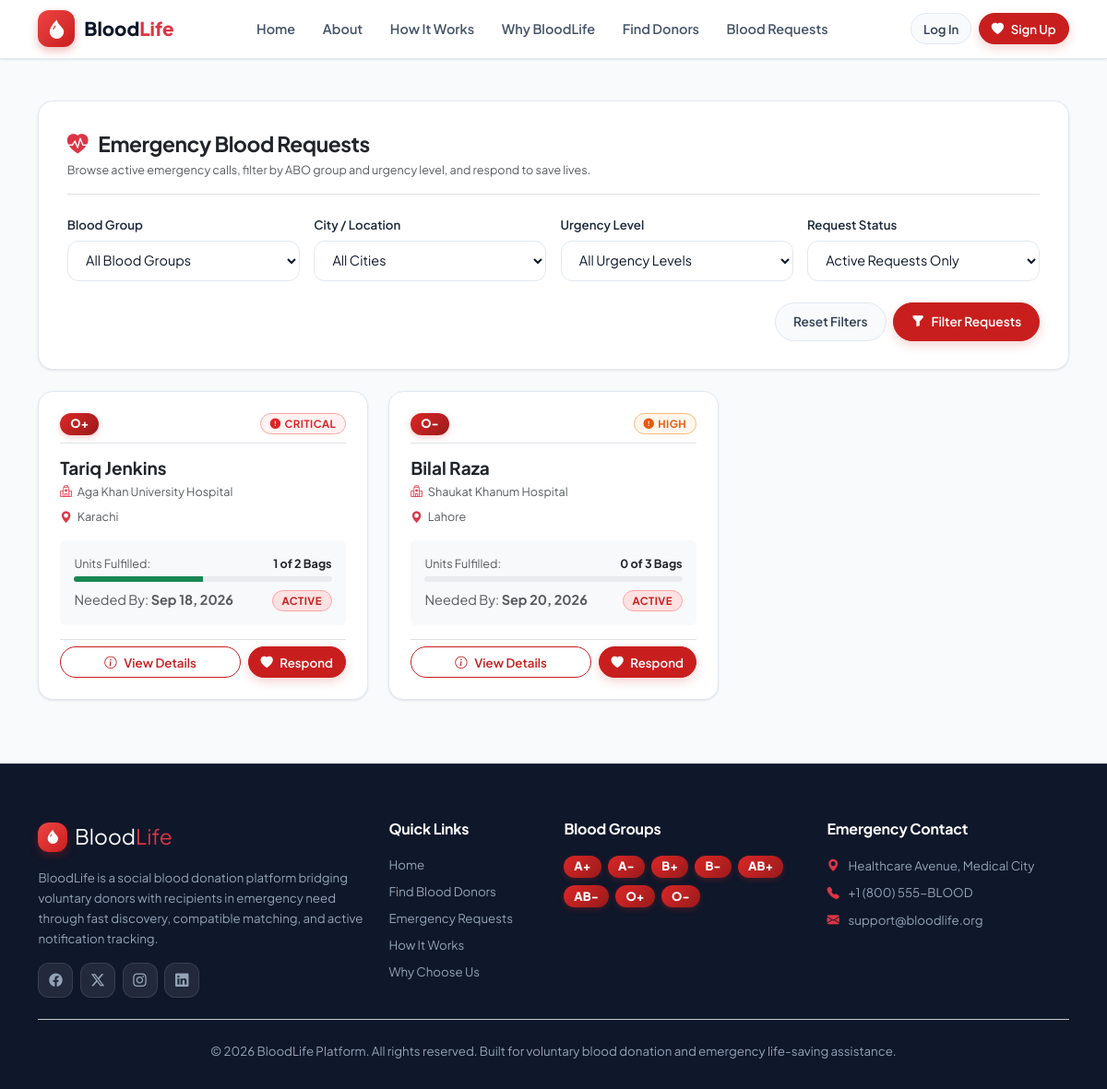
Screenshot of /requests.php with the database file from the repository.
### tables this page shows
CREATE TABLE `blood_requests` (
    `id` BIGINT UNSIGNED AUTO_INCREMENT PRIMARY KEY,
    `requester_id` BIGINT UNSIGNED NOT NULL,
    `patient_name` VARCHAR(100) NOT NULL,
    `blood_group_id` INT UNSIGNED NOT NULL,
    `units_required` INT UNSIGNED NOT NULL DEFAULT 1,
    `units_fulfilled` INT UNSIGNED NOT NULL DEFAULT 0,
    `urgency_level` ENUM('low', 'medium', 'high', 'critical') NOT NULL DEFAULT 'medium',
    `hospital_name` VARCHAR(150) NOT NULL,
    `hospital_address` TEXT NOT NULL,
    `city` VARCHAR(100) NOT NULL,
    `contact_number` VARCHAR(20) NOT NULL,
    `required_date` DATE NOT NULL,
    `medical_reason` TEXT NULL DEFAULT NULL,
    `status` ENUM('active', 'partially_fulfilled', 'fulfilled', 'cancelled', 'expired') NOT NULL DEFAULT 'active',
    `created_at` TIMESTAMP NOT NULL DEFAULT CURRENT_TIMESTAMP,
    `updated_at` TIMESTAMP NOT NULL DEFAULT CURRENT_TIMESTAMP ON UPDATE CURRENT_TIMESTAMP,
    CONSTRAINT `fk_requests_requester` FOREIGN KEY (`requester_id`) REFERENCES `users` (`id`) ON DELETE CASCADE ON UPDATE CASCADE,
    CONSTRAINT `fk_requests_blood_group` FOREIGN KEY (`blood_group_id`) REFERENCES `blood_groups` (`id`) ON DELETE RESTRICT ON UPDATE CASCADE,
    INDEX `idx_request_filtering` (`status`, `urgency_level`, `blood_group_id`, `city`),
    INDEX `idx_request_date` (`required_date`, `created_at`)
);

CREATE TABLE `blood_groups` (
    `id` INT UNSIGNED AUTO_INCREMENT PRIMARY KEY,
    `code` VARCHAR(5) NOT NULL UNIQUE,
    `display_name` VARCHAR(20) NOT NULL,
    `can_donate_to` JSON NOT NULL COMMENT 'Array of blood group codes this group can donate to',
    `can_receive_from` JSON NOT NULL COMMENT 'Array of blood group codes this group can receive from',
    `description` TEXT NULL,
    `created_at` TIMESTAMP NOT NULL DEFAULT CURRENT_TIMESTAMP
);

### app/controllers/RequestController.php (called while the page is built, shortened)
<?php
require_once __DIR__ . '/../helpers/SecurityHelper.php';
require_once __DIR__ . '/../helpers/FormatHelper.php';
require_once __DIR__ . '/../models/BloodRequest.php';
class RequestController {
    public static function index(): void {
        $page = max(1, (int)($_GET['page'] ?? 1));
        $limit = 12;
        $offset = ($page - 1) * $limit;
        $city = trim($_GET['city'] ?? '');
        $urgency = trim($_GET['urgency'] ?? '');
        $status = trim($_GET['status'] ?? 'active');
        $bloodGroupId = (int)($_GET['blood_group_id'] ?? 0);
        $filters = [
            'blood_group_id' => $bloodGroupId,
            'city'           => $city,
            'urgency_level'  => $urgency,
            'status'         => $status
        ];
        $requests = BloodRequest::getAll($filters, $limit, $offset);
        require_once ROOT_PATH . '/views/requests/index.php';
    }
}

### public/requests.php (called while the page is built)
<?php
require_once __DIR__ . '/../app/controllers/RequestController.php';
RequestController::index();

### app/models/BloodRequest.php (called while the page is built, shortened)
<?php
class BloodRequest {
    public static function getAll(array $filters = [], int $limit = 20, int $offset = 0): array {
        $pdo = Database::getInstance();
        $where = ["1=1"];
        $params = [];
        if (!empty($filters['status'])) {
            $where[] = "r.status = :status";
            $params['status'] = trim($filters['status']);
        }
        $whereClause = implode(" AND ", $where);
        $sql = "
            SELECT r.*, bg.code as blood_group, bg.display_name as blood_group_name,
                   p.full_name as requester_name, p.avatar as requester_avatar,
                   (SELECT COUNT(*) FROM request_responses rr WHERE rr.request_id = r.id) as response_count
            FROM blood_requests r
            JOIN blood_groups bg ON r.blood_group_id = bg.id
            JOIN user_profiles p ON r.requester_id = p.user_id
            WHERE {$whereClause}
            ORDER BY
                FIELD(r.urgency_level, 'critical', 'high', 'medium', 'low'),
                r.created_at DESC
            LIMIT :limit OFFSET :offset
        ";
        $stmt = $pdo->prepare($sql);
        foreach ($params as $key => $val) {
            $stmt->bindValue(':' . $key, $val);
        }
        $stmt->bindValue(':limit', (int)$limit, PDO::PARAM_INT);
        $stmt->bindValue(':offset', (int)$offset, PDO::PARAM_INT);
        $stmt->execute();
        return $stmt->fetchAll();
    }
}

### app/helpers/SecurityHelper.php (called while the page is built, shortened)
<?php
class SecurityHelper {
    public static function e(?string $value): string {
        return htmlspecialchars($value, ENT_QUOTES | ENT_SUBSTITUTE, 'UTF-8');
    }
}
function e(?string $value): string {
    return SecurityHelper::e($value);
}

### views/requests/index.php (the view, shortened to what this page needs)
<?php
require_once ROOT_PATH . '/views/includes/header.php';
?>
<main class="py-5">
    <div class="container">
        <div class="bl-card bl-card-lg mb-4">
            <div class="d-flex align-items-center justify-content-between flex-wrap gap-3 mb-4 pb-3 border-bottom">
                <div>
                    <h1 class="h2 text-dark mb-1"><i class="bi bi-heart-pulse-fill text-danger me-2"></i> Emergency Blood Requests</h1>
                    <p class="text-muted small mb-0">Browse active emergency calls, filter by ABO group and urgency level, and respond to save lives.</p>
                </div>
            </div>
            <form action="<?= APP_URL ?>/requests.php" method="GET" class="row g-3">
                <div class="col-lg-3 col-md-6">
                    <label class="bl-form-label">Blood Group</label>
                    <select name="blood_group_id" class="bl-form-select">
                        <option value="">All Blood Groups</option>
                    </select>
                </div>
                <div class="col-lg-3 col-md-6">
                    <label class="bl-form-label">City / Location</label>
                    <select name="city" class="bl-form-select">
                        <option value="">All Cities</option>
                    </select>
                </div>
                <div class="col-lg-3 col-md-6">
                    <label class="bl-form-label">Urgency Level</label>
                    <select name="urgency" class="bl-form-select">
                        <option value="">All Urgency Levels</option>
                    </select>
                </div>
                <div class="col-lg-3 col-md-6">
                    <label class="bl-form-label">Request Status</label>
                    <select name="status" class="bl-form-select">
                        <option value="active" <?= $status === 'active' ? 'selected' : '' ?>>Active Requests Only</option>
                    </select>
                </div>
                <div class="col-12 d-flex justify-content-end gap-2 pt-2">
                    <a href="<?= APP_URL ?>/requests.php" class="bl-btn bl-btn-light">Reset Filters</a>
                    <button type="submit" class="bl-btn bl-btn-primary">
                        <i class="bi bi-funnel-fill"></i> Filter Requests
                    </button>
                </div>
            </form>
        </div>
        <?php if (empty($requests)): ?>
            <div class="bl-card bl-card-lg text-center">
                <i class="bi bi-heart-pulse text-muted display-3 mb-3"></i>
                <h3 class="h4 text-dark mb-2">No Matching Blood Requests</h3>
                <p class="text-muted small mb-4">There are currently no active blood requests matching your search criteria.</p>
                <a href="<?= APP_URL ?>/requests.php" class="bl-btn bl-btn-primary">View All Requests</a>
            </div>
        <?php else: ?>
            <div class="row g-4 mb-4">
                <?php foreach ($requests as $req): ?>
                    <div class="col-lg-4 col-md-6">
                        <div class="bl-card h-100 mb-0 d-flex flex-column justify-content-between">
                            <div>
                                <div class="d-flex align-items-center justify-content-between mb-3 pb-2 border-bottom">
                                    <span class="bl-badge bl-badge-blood"><?= e($req['blood_group']) ?></span>
                                    <?= FormatHelper::urgencyBadge($req['urgency_level']) ?>
                                </div>
                                <h4 class="h5 fw-bold text-dark mb-1"><?= e($req['patient_name']) ?></h4>
                                <p class="text-muted small mb-2"><i class="bi bi-hospital text-danger me-1"></i> <?= e($req['hospital_name']) ?></p>
                                <p class="text-muted small mb-3"><i class="bi bi-geo-alt-fill text-danger me-1"></i> <?= e($req['city']) ?></p>
                                <div class="bg-light p-3 rounded mb-3">
                                    <div class="d-flex justify-content-between text-muted small mb-1">
                                        <span>Units Fulfilled:</span>
                                        <span class="fw-bold text-dark"><?= e($req['units_fulfilled']) ?> of <?= e($req['units_required']) ?> Bags</span>
                                    </div>
                                    <div class="progress mb-2" style="height: 6px;">
                                        <?php $pct = min(100, round(($req['units_fulfilled'] / max(1, $req['units_required'])) * 100)); ?>
                                        <div class="progress-bar bg-success" role="progressbar" style="width: <?= $pct ?>%"></div>
                                    </div>
                                    <div class="d-flex justify-content-between text-muted fs-caption">
                                        <span>Needed By: <strong><?= FormatHelper::formatDate($req['required_date']) ?></strong></span>
                                        <span><?= FormatHelper::statusBadge($req['status']) ?></span>
                                    </div>
                                </div>
                            </div>
                            <div class="d-flex gap-2 pt-2 border-top">
                                <a href="<?= APP_URL ?>/request-detail.php?id=<?= $req['id'] ?>" class="bl-btn bl-btn-outline w-100 bl-btn-sm">
                                    <i class="bi bi-info-circle"></i> View Details
                                </a>
                                <?php if ($req['status'] === 'active' || $req['status'] === 'partially_fulfilled'): ?>
                                    <button type="button" class="bl-btn bl-btn-primary bl-btn-sm flex-shrink-0"
                                            onclick="openRespondModal(<?= $req['id'] ?>, '<?= e($req['patient_name']) ?>', '<?= e($req['blood_group']) ?>')">
                                        <i class="bi bi-heart-fill"></i> Respond
                                    </button>
                                <?php endif; ?>
                            </div>
                        </div>
                    </div>
                <?php endforeach; ?>
            </div>
        <?php endif; ?>
    </div>
</main>
<?php require_once ROOT_PATH . '/views/includes/footer.php'; ?>

### app/helpers/FormatHelper.php (shortened to what this page needs)
<?php
class FormatHelper {
    public static function formatDate(?string $date, string $format = 'M d, Y'): string {
        $ts = strtotime($date);
        return $ts ? date($format, $ts) : 'N/A';
    }
    public static function urgencyBadge(string $urgency): string {
        $urgency = strtolower(trim($urgency));
        $classMap = [
            'critical' => 'bl-badge-urgency-critical',
            'high'     => 'bl-badge-urgency-high',
            'medium'   => 'bl-badge-urgency-medium',
            'low'      => 'bl-badge-urgency-low',
        ];
        $class = $classMap[$urgency] ?? 'bl-badge-urgency-medium';
        $label = ucfirst($urgency);
        return '<span class="bl-badge ' . $class . '"><i class="bi bi-exclamation-circle-fill me-1"></i>' . SecurityHelper::e($label) . '</span>';
    }
    public static function statusBadge(string $status): string {
        $status = strtolower(trim($status));
        $map = [
            'active'              => ['class' => 'bl-badge-primary', 'label' => 'Active'],
            'partially_fulfilled' => ['class' => 'bl-badge-warning', 'label' => 'Partial'],
            'fulfilled'           => ['class' => 'bl-badge-success', 'label' => 'Fulfilled'],
            'cancelled'           => ['class' => 'bl-badge-secondary', 'label' => 'Cancelled'],
            'expired'             => ['class' => 'bl-badge-danger', 'label' => 'Expired'],
        ];
        $info = $map[$status] ?? ['class' => 'bl-badge-secondary', 'label' => ucfirst($status)];
        return '<span class="bl-badge ' . $info['class'] . '">' . SecurityHelper::e($info['label']) . '</span>';
    }
}

### rows the page displays
blood_requests: blood_group.code "O+", urgency_level "CRITICAL", patient_name "Tariq Jenkins", hospital_name "Aga Khan University Hospital", city "Karachi", units_fulfilled "1", units_required "2", required_date "Sep 18, 2026", status "ACTIVE"
blood_requests: blood_group.code "O-", urgency_level "HIGH", patient_name "Bilal Raza", hospital_name "Shaukat Khanum Hospital", city "Lahore", units_fulfilled "0", units_required "3", required_date "Sep 20, 2026", status "ACTIVE"
